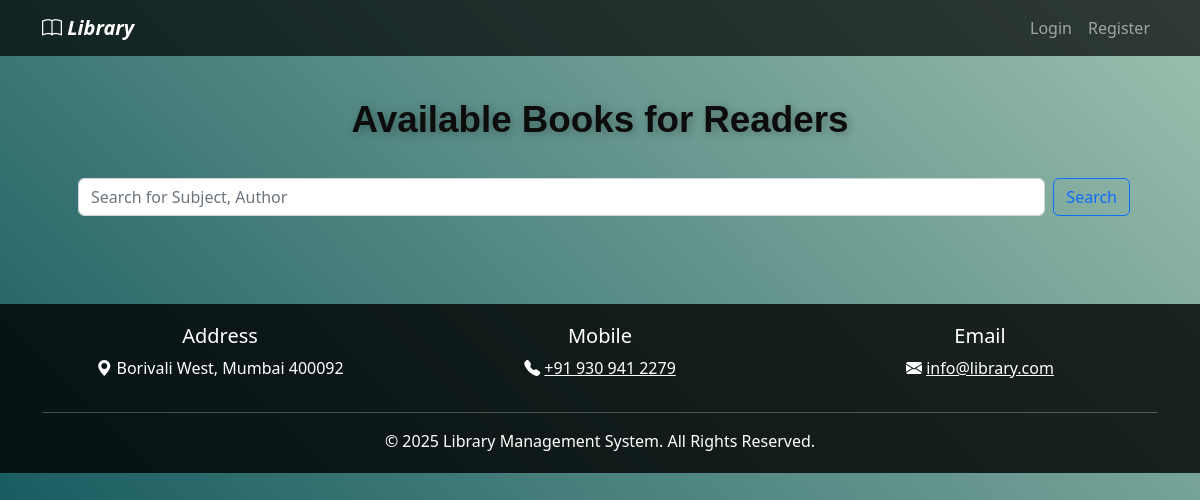
The page /readers/ on the database as committed earlier.
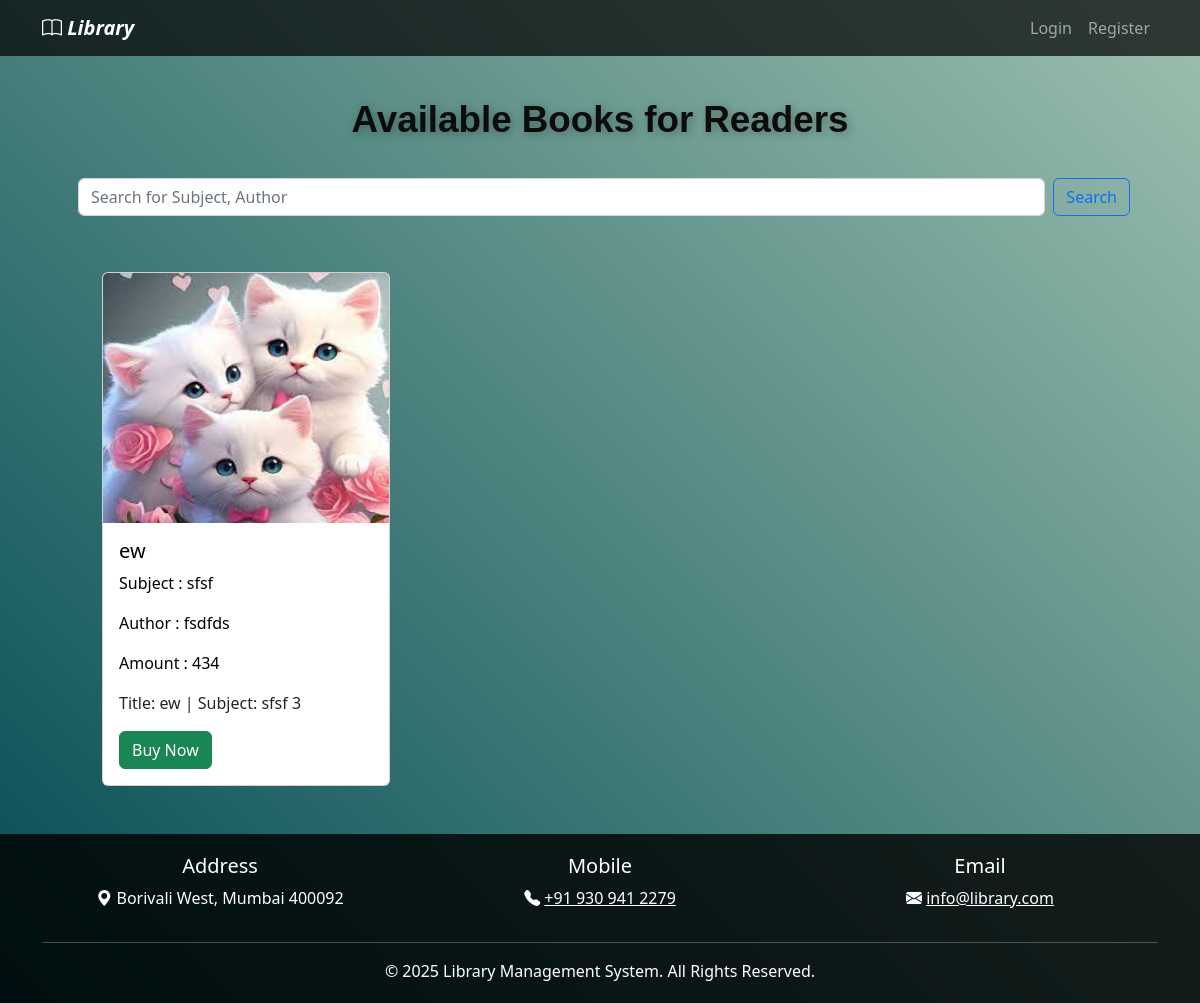
The same page on the database as committed later.
### elibrary_app/models.py (models this page shows, shortened)
class ForReaders(models.Model):
    title = models.CharField(max_length=255)
    subject=models.CharField(max_length=200)
    author_name=models.CharField(max_length=200)
    amount=models.PositiveIntegerField()
    images = models.ImageField(upload_to="photos")

### elibrary_app/views.py (the view)
# urls.py: path('readers/', views.readers, name='readers'),
def readers(request):
    materials1 = ForReaders.objects.all()
    return render(request, 'readers.html',{'materials1': materials1})

### elibrary_app/templates/readers.html (shortened to what this page needs)
{% extends 'base.html' %}
{% load static %}
{% block content %}
<center>
    <div class="container mt-4">
      <div class="col-md-12">
          <div class="library-title">
              <span class="word">Available</span>
              <span class="word">Books</span>
              <span class="word">for</span>
              <span class="word">Readers</span>
          </div>
      </div>
  </div>
    <div class="input-group container">
        <form class="d-flex search-form w-100 mx-3" method="get" action="/searchproductreaders">
            <input type="search" name="q" class="form-control search-input mx-2" placeholder="Search for Subject, Author" required>
            <button class="btn btn-outline-primary" type="submit">Search</button>
          </form>
    </div>
</center>
<br />
      <div class="container-fluid mt-3">
        <div class="row">
          {% for x in materials1 %}
          <div class="col-md-3 mt-3  ms-5">
            <div class="card" style="width: 18rem; ">
              <img src="{{x.images.url}}" class="card-img-top" alt="{{x.subject}}" style="width: 286px; height: 250px;">
              <div class="card-body">
                <h5 class="card-title" style="color: black;">{{x.title}}</h5>
                <p class="card-text" style="color: black;">Subject : {{x.subject}}</p>
                <p class="card-text" style="color: black;">Author : {{x.author_name}}</p>
                <p class="card-text" style="color: black;">Amount : {{x.amount}}</p>
                <p>Title: {{ x.title }} | Subject: {{ x.subject }} {{x.id}}</p>
                    <a href="{% url 'payment_reader' x.id %}" style="text-decoration: none;" class="btn btn-success">Buy Now</a>
              </div>
            </div>
          </div>
          {% endfor %}
        </div>
      </div>
{% endblock %}

Rows that differ between the two databases and show on the page:
added ForReaders: images (picture), title "ew", subject "sfsf", author_name "fsdfds", amount "434", id "3"
